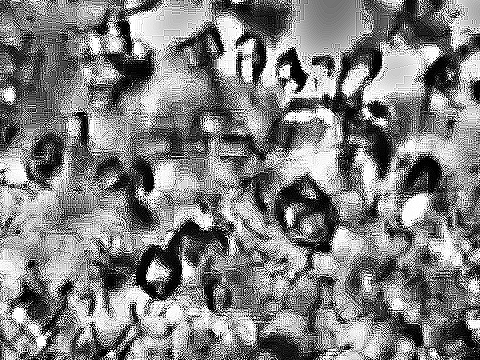
#> input picture tests/data/ananya_step4_crop.png, 480 x 360 px
$ python -i enhance.py   (imports and definitions only)
#> lines starting #> are read from the running program, lines starting #| are printed output that depends on the picture
#> further down, picture is the input picture: shape (360, 480); min 0, max 255, mean 128.6
"""Ananya Lohani's crystal image enhancement, ported from Cryst_CNN.

https://github.com/ananyalohani-bit/Cryst_CNN (``Image enhancement.ipynb``):
the chain behind her ``frame_XXXXX_enhanced_processed_enhanced.png`` frames,
**enhance → level → enhance**, where *enhance* is CLAHE plus a 3×3 sharpen
(``enhance_crystal_image``) and *level* removes slow brightness variation
with a Gaussian of the clipped frame (her ``process_image`` second pass).

Left out: her first pass divides by a background reference (``back.png``,
not in her repo); on her raw frames the chain without it still correlates
r ≈ 0.97 with her Step-4 output. Her black-border crop is a no-op on both her
frames and ours and would shift the image against the masks, so it is
dropped too. Her kernels (3×3 sharpen, 20 px Gaussian) are in pixels of her
frames (PAL upscaled to 1080 rows), so other frames are resampled to her
pixel grid, enhanced, and resampled back (scale as in ``rules.py``). CLAHE
tiles are relative to the image: her 8×8 grid spanned her full pillarboxed
frame, ours spans the annotation crop, so tiles cover ~1.6× less scene.
"""

from __future__ import annotations

import cv2
import numpy as np

CLAHE_CLIP, CLAHE_TILES = 3.0, (8, 8)
SHARPEN = np.array([[0, -1, 0], [-1, 5, -1], [0, -1, 0]])
RESIDUAL_SIGMA_PX = 20.0  # her frames
ACTIVE_LEVEL, ACTIVE_FRACTION = 10, 0.50  # her find_active_region


def enhance(gray: np.ndarray) -> np.ndarray:
    """Her ``enhance_crystal_image``: CLAHE (clip 3, 8×8 tiles) + sharpen."""
    clahe = cv2.createCLAHE(clipLimit=CLAHE_CLIP, tileGridSize=CLAHE_TILES)
    return cv2.filter2D(clahe.apply(gray), -1, SHARPEN)
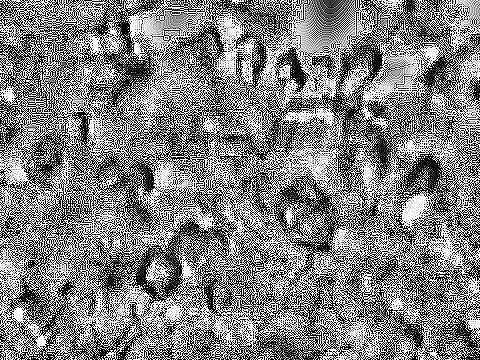
#> returned value: shape (360, 480); min 0, max 255, mean 129.5


def _active_region(gray: np.ndarray) -> tuple[int, int, int, int]:
    lit = gray > ACTIVE_LEVEL
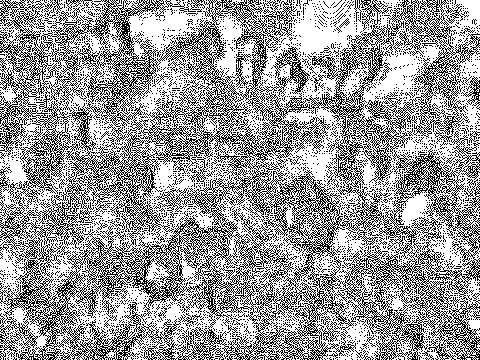
#> lit: shape (360, 480) bool; 61.5% white; black in thin lines or dots
    cols = np.where(lit.mean(axis=0) > ACTIVE_FRACTION)[0]
#> cols = 479 values from 0 to 479
    rows = np.where(lit.mean(axis=1) > ACTIVE_FRACTION)[0]
#> rows = 360 values from 0 to 359
    if len(cols) == 0 or len(rows) == 0:
        return 0, 0, gray.shape[1], gray.shape[0]
    return int(cols[0]), int(rows[0]), int(cols[-1] + 1), int(rows[-1] + 1)


def level(gray: np.ndarray, sigma_px: float) -> np.ndarray:
    """Her residual tone leveling: subtract the blur of the p10–p90 clip."""
    x1, y1, x2, y2 = _active_region(gray)
#> x1 = 0; y1 = 0; x2 = 480; y2 = 360
    roi = gray[y1:y2, x1:x2].astype(np.float32)
    lo, hi = np.percentile(roi, [10, 90])
#> lo = 0; hi = 255
    field = cv2.GaussianBlur(
        np.clip(roi, lo, hi),
        (0, 0),
        sigmaX=sigma_px,
        sigmaY=sigma_px,
        borderType=cv2.BORDER_REFLECT,
    )
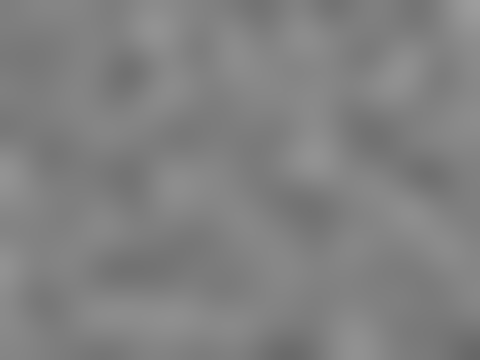
#> field: shape (360, 480) float32; min 103.1, max 157.8, mean 129.5
    corrected = roi - (field - np.median(field))
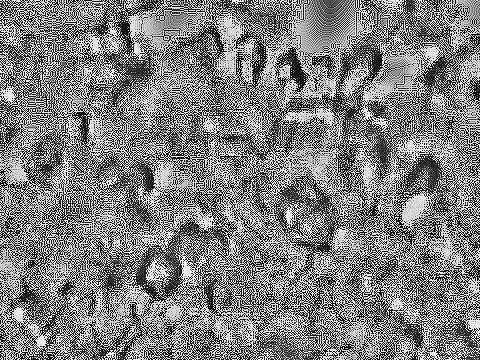
#> corrected: shape (360, 480) float32; min -23.81, max 281.1, mean 129.6; drawn with min black and max white
    corrected += np.median(roi) - np.median(corrected)
    out = gray.copy()
    out[y1:y2, x1:x2] = np.clip(corrected, 0, 255).astype(np.uint8)
    return out


def ananya_enhance(
    gray: np.ndarray, scale: tuple[float, float] = (1.0, 1.0)
) -> np.ndarray:
    """Her full chain on a grey frame; ``scale`` = px here per px of hers, (x, y)."""
    g = np.clip(gray, 0, 255).astype(np.uint8)
    if scale == (1.0, 1.0):
        return enhance(level(enhance(g), RESIDUAL_SIGMA_PX))
#> in enhance (call 2), `return cv2.filter2D(clahe.apply(gray), -1, SHARPEN)`:
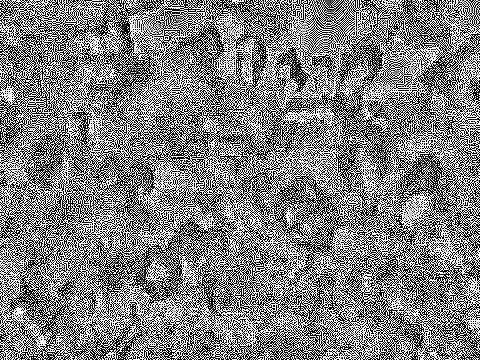
#> returned value: shape (360, 480); min 0, max 255, mean 128.9
    h, w = g.shape
    hers = cv2.resize(
        g,
        (round(w / scale[0]), round(h / scale[1])),
        interpolation=cv2.INTER_CUBIC,
    )
    out = ananya_enhance(hers)
    return cv2.resize(out, (w, h), interpolation=cv2.INTER_AREA)

>>> import cv2
>>> picture = cv2.imread('../../tests/data/ananya_step4_crop.png', cv2.IMREAD_GRAYSCALE)
>>> result = ananya_enhance(picture)
